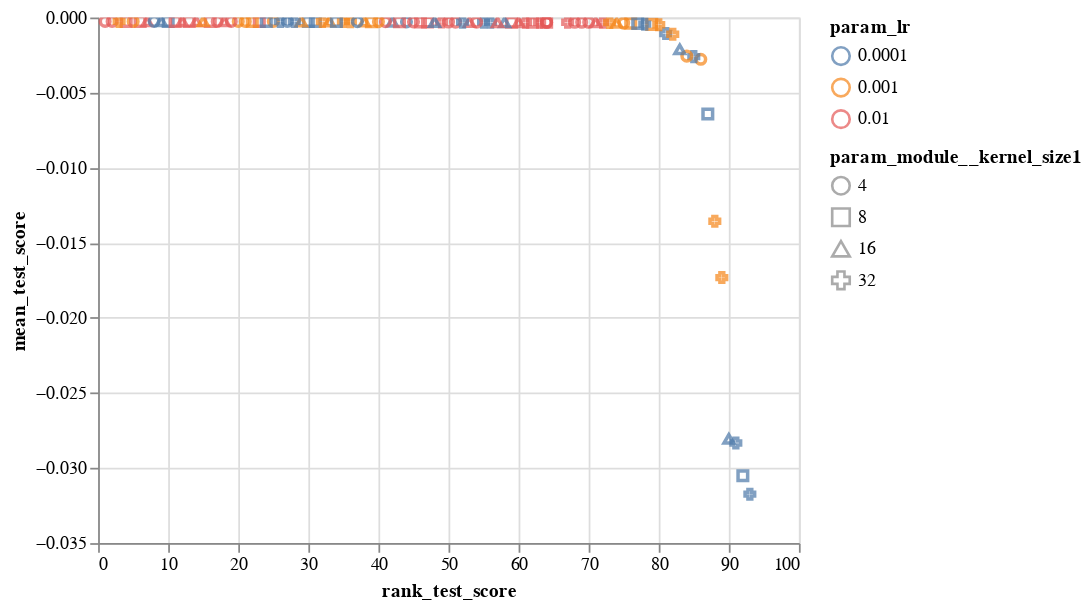

This figure's notebook cell:
### Code cell
alt.Chart(sm_res_df).mark_point().encode(
    x='rank_test_score:Q',
    y='mean_test_score:Q',
    color=alt.Color('param_lr:N',scale=alt.Scale(scheme='tableau10')),
#     column='param_module__num_filters:N',
#     detail='model_desc:N',
    shape="param_module__kernel_size1:N"
    
).interactive()

### Figure 1 — Vega-Lite specification as saved in the notebook (floating-point values rounded to 4 significant figures)
{"config": {"view": {"continuousWidth": 400, "continuousHeight": 300}}, "data": {"name": "data-19f6eb48b0c3970819beb9981ee2a881"}, "mark": "point", "encoding": {"color": {"type": "nominal", "field": "param_lr", "scale": {"scheme": "tableau10"}}, "shape": {"type": "nominal", "field": "param_module__kernel_size1"}, "x": {"type": "quantitative", "field": "rank_test_score"}, "y": {"type": "quantitative", "field": "mean_test_score"}}, "selection": {"selector003": {"type": "interval", "bind": "scales", "encodings": ["x", "y"]}}, "$schema": "https://vega.github.io/schema/vega-lite/v4.8.1.json", "datasets": {"data-19f6eb48b0c3970819beb9981ee2a881": [{"rank_test_score": 68, "mean_test_score": -0.0003175, "param_module__num_filters1": 64, "param_module__num_filters2": 128, "param_module__kernel_size1": 4, "param_module__kernel_size2": 16, "param_lr": 0.01, "param_module__fc_node_num1": 10, "opt_name": "RMSprop"}, {"rank_test_score": 86, "mean_test_score": -0.002781, "param_module__num_filters1": 16, "param_module__num_filters2": 32, "param_module__kernel_size1": 4, "param_module__kernel_size2": 32, "param_lr": 0.001, "param_module__fc_node_num1": 50, "opt_name": "SGD"}, {"rank_test_score": 12, "mean_test_score": -0.0002583, "param_module__num_filters1": 32, "param_module__num_filters2": 64, "param_module__kernel_size1": 16, "param_module__kernel_size2": 4, "param_lr": 0.01, "param_module__fc_node_num1": 10, "opt_name": "Adam"}, {"rank_test_score": 6, "mean_test_score": -0.0002577, "param_module__num_filters1": 128, "param_module__num_filters2": 32, "param_module__kernel_size1": 8, "param_module__kernel_size2": 32, "param_lr": 0.01, "param_module__fc_node_num1": 100, "opt_name": "AdamW"}, {"rank_test_score": 38, "mean_test_score": -0.0002737, "param_module__num_filters1": 16, "param_module__num_filters2": 16, "param_module__kernel_size1": 16, "param_module__kernel_size2": 8, "param_lr": 0.001, "param_module__fc_node_num1": 50, "opt_name": "RMSprop"}, {"rank_test_score": 27, "mean_test_score": -0.000263, "param_module__num_filters1": 32, "param_module__num_filters2": 16, "param_module__kernel_size1": 4, "param_module__kernel_size2": 32, "param_lr": 0.0001, "param_module__fc_node_num1": 10, "opt_name": "RMSprop"}, {"rank_test_score": 56, "mean_test_score": -0.0003131, "param_module__num_filters1": 32, "param_module__num_filters2": 32, "param_module__kernel_size1": 32, "param_module__kernel_size2": 16, "param_lr": 0.0001, "param_module__fc_node_num1": 10, "opt_name": "RMSprop"}, {"rank_test_score": 53, "mean_test_score": -0.0003074, "param_module__num_filters1": 64, "param_module__num_filters2": 32, "param_module__kernel_size1": 16, "param_module__kernel_size2": 8, "param_lr": 0.01, "param_module__fc_node_num1": 50, "opt_name": "RMSprop"}, {"rank_test_score": 87, "mean_test_score": -0.006422, "param_module__num_filters1": 32, "param_module__num_filters2": 128, "param_module__kernel_size1": 8, "param_module__kernel_size2": 8, "param_lr": 0.0001, "param_module__fc_node_num1": 50, "opt_name": "SGD"}, {"rank_test_score": 17, "mean_test_score": -0.0002587, "param_module__num_filters1": 128, "param_module__num_filters2": 64, "param_module__kernel_size1": 4, "param_module__kernel_size2": 16, "param_lr": 0.01, "param_module__fc_node_num1": 500, "opt_name": "Adam"}, {"rank_test_score": 76, "mean_test_score": -0.0003856, "param_module__num_filters1": 16, "param_module__num_filters2": 128, "param_module__kernel_size1": 8, "param_module__kernel_size2": 16, "param_lr": 0.001, "param_module__fc_node_num1": 500, "opt_name": "AdamW"}, {"rank_test_score": 42, "mean_test_score": -0.0002822, "param_module__num_filters1": 32, "param_module__num_filters2": 32, "param_module__kernel_size1": 16, "param_module__kernel_size2": 4, "param_lr": 0.0001, "param_module__fc_node_num1": 100, "opt_name": "RMSprop"}, {"rank_test_score": 71, "mean_test_score": -0.0003183, "param_module__num_filters1": 16, "param_module__num_filters2": 64, "param_module__kernel_size1": 16, "param_module__kernel_size2": 8, "param_lr": 0.01, "param_module__fc_node_num1": 500, "opt_name": "SGD"}, {"rank_test_score": 77, "mean_test_score": -0.0003899, "param_module__num_filters1": 32, "param_module__num_filters2": 64, "param_module__kernel_size1": 8, "param_module__kernel_size2": 8, "param_lr": 0.0001, "param_module__fc_node_num1": 10, "opt_name": "Adam"}, {"rank_test_score": 16, "mean_test_score": -0.0002586, "param_module__num_filters1": 64, "param_module__num_filters2": 128, "param_module__kernel_size1": 8, "param_module__kernel_size2": 8, "param_lr": 0.01, "param_module__fc_node_num1": 10, "opt_name": "AdamW"}, {"rank_test_score": 74, "mean_test_score": -0.0003608, "param_module__num_filters1": 64, "param_module__num_filters2": 64, "param_module__kernel_size1": 16, "param_module__kernel_size2": 4, "param_lr": 0.001, "param_module__fc_node_num1": 100, "opt_name": "AdamW"}, {"rank_test_score": 7, "mean_test_score": -0.0002577, "param_module__num_filters1": 32, "param_module__num_filters2": 64, "param_module__kernel_size1": 16, "param_module__kernel_size2": 32, "param_lr": 0.01, "param_module__fc_node_num1": 100, "opt_name": "AdamW"}, {"rank_test_score": 88, "mean_test_score": -0.01356, "param_module__num_filters1": 16, "param_module__num_filters2": 64, "param_module__kernel_size1": 32, "param_module__kernel_size2": 16, "param_lr": 0.001, "param_module__fc_node_num1": 10, "opt_name": "SGD"}, {"rank_test_score": 70, "mean_test_score": -0.0003176, "param_module__num_filters1": 64, "param_module__num_filters2": 32, "param_module__kernel_size1": 4, "param_module__kernel_size2": 16, "param_lr": 0.01, "param_module__fc_node_num1": 500, "opt_name": "RMSprop"}, {"rank_test_score": 35, "mean_test_score": -0.0002694, "param_module__num_filters1": 64, "param_module__num_filters2": 32, "param_module__kernel_size1": 32, "param_module__kernel_size2": 32, "param_lr": 0.001, "param_module__fc_node_num1": 50, "opt_name": "AdamW"}, {"rank_test_score": 50, "mean_test_score": -0.0003031, "param_module__num_filters1": 16, "param_module__num_filters2": 32, "param_module__kernel_size1": 4, "param_module__kernel_size2": 8, "param_lr": 0.01, "param_module__fc_node_num1": 50, "opt_name": "SGD"}, {"rank_test_score": 46, "mean_test_score": -0.0002927, "param_module__num_filters1": 128, "param_module__num_filters2": 16, "param_module__kernel_size1": 8, "param_module__kernel_size2": 16, "param_lr": 0.01, "param_module__fc_node_num1": 50, "opt_name": "SGD"}, {"rank_test_score": 63, "mean_test_score": -0.0003175, "param_module__num_filters1": 128, "param_module__num_filters2": 128, "param_module__kernel_size1": 32, "param_module__kernel_size2": 8, "param_lr": 0.01, "param_module__fc_node_num1": 50, "opt_name": "RMSprop"}, {"rank_test_score": 59, "mean_test_score": -0.0003174, "param_module__num_filters1": 16, "param_module__num_filters2": 32, "param_module__kernel_size1": 8, "param_module__kernel_size2": 16, "param_lr": 0.01, "param_module__fc_node_num1": 10, "opt_name": "RMSprop"}, {"rank_test_score": 85, "mean_test_score": -0.002602, "param_module__num_filters1": 64, "param_module__num_filters2": 128, "param_module__kernel_size1": 32, "param_module__kernel_size2": 16, "param_lr": 0.0001, "param_module__fc_node_num1": 100, "opt_name": "SGD"}, {"rank_test_score": 64, "mean_test_score": -0.0003175, "param_module__num_filters1": 16, "param_module__num_filters2": 64, "param_module__kernel_size1": 4, "param_module__kernel_size2": 8, "param_lr": 0.01, "param_module__fc_node_num1": 50, "opt_name": "RMSprop"}, {"rank_test_score": 72, "mean_test_score": -0.0003187, "param_module__num_filters1": 128, "param_module__num_filters2": 32, "param_module__kernel_size1": 32, "param_module__kernel_size2": 4, "param_lr": 0.01, "param_module__fc_node_num1": 100, "opt_name": "RMSprop"}, {"rank_test_score": 5, "mean_test_score": -0.0002577, "param_module__num_filters1": 128, "param_module__num_filters2": 64, "param_module__kernel_size1": 4, "param_module__kernel_size2": 32, "param_lr": 0.001, "param_module__fc_node_num1": 100, "opt_name": "AdamW"}, {"rank_test_score": 44, "mean_test_score": -0.000287, "param_module__num_filters1": 16, "param_module__num_filters2": 32, "param_module__kernel_size1": 4, "param_module__kernel_size2": 4, "param_lr": 0.0001, "param_module__fc_node_num1": 500, "opt_name": "AdamW"}, {"rank_test_score": 36, "mean_test_score": -0.0002733, "param_module__num_filters1": 32, "param_module__num_filters2": 16, "param_module__kernel_size1": 32, "param_module__kernel_size2": 4, "param_lr": 0.001, "param_module__fc_node_num1": 500, "opt_name": "RMSprop"}, {"rank_test_score": 79, "mean_test_score": -0.0004587, "param_module__num_filters1": 128, "param_module__num_filters2": 128, "param_module__kernel_size1": 8, "param_module__kernel_size2": 16, "param_lr": 0.001, "param_module__fc_node_num1": 500, "opt_name": "SGD"}, {"rank_test_score": 45, "mean_test_score": -0.0002893, "param_module__num_filters1": 64, "param_module__num_filters2": 128, "param_module__kernel_size1": 4, "param_module__kernel_size2": 4, "param_lr": 0.01, "param_module__fc_node_num1": 500, "opt_name": "SGD"}, {"rank_test_score": 60, "mean_test_score": -0.0003175, "param_module__num_filters1": 128, "param_module__num_filters2": 128, "param_module__kernel_size1": 16, "param_module__kernel_size2": 16, "param_lr": 0.01, "param_module__fc_node_num1": 500, "opt_name": "RMSprop"}, {"rank_test_score": 31, "mean_test_score": -0.0002649, "param_module__num_filters1": 16, "param_module__num_filters2": 32, "param_module__kernel_size1": 8, "param_module__kernel_size2": 8, "param_lr": 0.0001, "param_module__fc_node_num1": 50, "opt_name": "Adam"}, {"rank_test_score": 81, "mean_test_score": -0.001063, "param_module__num_filters1": 128, "param_module__num_filters2": 64, "param_module__kernel_size1": 32, "param_module__kernel_size2": 4, "param_lr": 0.0001, "param_module__fc_node_num1": 500, "opt_name": "SGD"}, {"rank_test_score": 84, "mean_test_score": -0.002568, "param_module__num_filters1": 32, "param_module__num_filters2": 64, "param_module__kernel_size1": 4, "param_module__kernel_size2": 16, "param_lr": 0.001, "param_module__fc_node_num1": 50, "opt_name": "SGD"}, {"rank_test_score": 64, "mean_test_score": -0.0003175, "param_module__num_filters1": 128, "param_module__num_filters2": 32, "param_module__kernel_size1": 4, "param_module__kernel_size2": 16, "param_lr": 0.01, "param_module__fc_node_num1": 10, "opt_name": "RMSprop"}, {"rank_test_score": 2, "mean_test_score": -0.0002576, "param_module__num_filters1": 128, "param_module__num_filters2": 16, "param_module__kernel_size1": 4, "param_module__kernel_size2": 8, "param_lr": 0.01, "param_module__fc_node_num1": 500, "opt_name": "SGD"}, {"rank_test_score": 9, "mean_test_score": -0.000258, "param_module__num_filters1": 128, "param_module__num_filters2": 64, "param_module__kernel_size1": 16, "param_module__kernel_size2": 32, "param_lr": 0.0001, "param_module__fc_node_num1": 10, "opt_name": "RMSprop"}, {"rank_test_score": 1, "mean_test_score": -0.0002576, "param_module__num_filters1": 128, "param_module__num_filters2": 128, "param_module__kernel_size1": 4, "param_module__kernel_size2": 16, "param_lr": 0.01, "param_module__fc_node_num1": 500, "opt_name": "Adam"}, {"rank_test_score": 80, "mean_test_score": -0.0004828, "param_module__num_filters1": 16, "param_module__num_filters2": 16, "param_module__kernel_size1": 32, "param_module__kernel_size2": 32, "param_lr": 0.001, "param_module__fc_node_num1": 500, "opt_name": "SGD"}, {"rank_test_score": 10, "mean_test_score": -0.0002581, "param_module__num_filters1": 64, "param_module__num_filters2": 16, "param_module__kernel_size1": 8, "param_module__kernel_size2": 4, "param_lr": 0.0001, "param_module__fc_node_num1": 10, "opt_name": "AdamW"}, {"rank_test_score": 92, "mean_test_score": -0.03051, "param_module__num_filters1": 128, "param_module__num_filters2": 64, "param_module__kernel_size1": 8, "param_module__kernel_size2": 4, "param_lr": 0.0001, "param_module__fc_node_num1": 10, "opt_name": "SGD"}, {"rank_test_score": 94, "mean_test_score": null, "param_module__num_filters1": 16, "param_module__num_filters2": 64, "param_module__kernel_size1": 4, "param_module__kernel_size2": 32, "param_lr": 0.0001, "param_module__fc_node_num1": 100, "opt_name": "Adam"}, {"rank_test_score": 99, "mean_test_score": null, "param_module__num_filters1": 16, "param_module__num_filters2": 128, "param_module__kernel_size1": 8, "param_module__kernel_size2": 32, "param_lr": 0.01, "param_module__fc_node_num1": 50, "opt_name": "AdamW"}, {"rank_test_score": 93, "mean_test_score": -0.03174, "param_module__num_filters1": 16, "param_module__num_filters2": 32, "param_module__kernel_size1": 32, "param_module__kernel_size2": 4, "param_lr": 0.0001, "param_module__fc_node_num1": 10, "opt_name": "SGD"}, {"rank_test_score": 4, "mean_test_score": -0.0002577, "param_module__num_filters1": 64, "param_module__num_filters2": 128, "param_module__kernel_size1": 8, "param_module__kernel_size2": 32, "param_lr": 0.01, "param_module__fc_node_num1": 100, "opt_name": "AdamW"}, {"rank_test_score": 78, "mean_test_score": -0.0004366, "param_module__num_filters1": 32, "param_module__num_filters2": 32, "param_module__kernel_size1": 32, "param_module__kernel_size2": 8, "param_lr": 0.0001, "param_module__fc_node_num1": 500, "opt_name": "RMSprop"}, {"rank_test_score": 95, "mean_test_score": null, "param_module__num_filters1": 64, "param_module__num_filters2": 16, "param_module__kernel_size1": 8, "param_module__kernel_size2": 32, "param_lr": 0.0001, "param_module__fc_node_num1": 500, "opt_name": "RMSprop"}, {"rank_test_score": 51, "mean_test_score": -0.000305, "param_module__num_filters1": 16, "param_module__num_filters2": 16, "param_module__kernel_size1": 4, "param_module__kernel_size2": 32, "param_lr": 0.01, "param_module__fc_node_num1": 50, "opt_name": "RMSprop"}, {"rank_test_score": 75, "mean_test_score": -0.0003721, "param_module__num_filters1": 16, "param_module__num_filters2": 64, "param_module__kernel_size1": 4, "param_module__kernel_size2": 8, "param_lr": 0.001, "param_module__fc_node_num1": 500, "opt_name": "SGD"}, {"rank_test_score": 32, "mean_test_score": -0.0002649, "param_module__num_filters1": 32, "param_module__num_filters2": 16, "param_module__kernel_size1": 32, "param_module__kernel_size2": 8, "param_lr": 0.001, "param_module__fc_node_num1": 500, "opt_name": "RMSprop"}, {"rank_test_score": 89, "mean_test_score": -0.01732, "param_module__num_filters1": 128, "param_module__num_filters2": 16, "param_module__kernel_size1": 32, "param_module__kernel_size2": 16, "param_lr": 0.001, "param_module__fc_node_num1": 10, "opt_name": "SGD"}, {"rank_test_score": 96, "mean_test_score": null, "param_module__num_filters1": 16, "param_module__num_filters2": 16, "param_module__kernel_size1": 16, "param_module__kernel_size2": 32, "param_lr": 0.0001, "param_module__fc_node_num1": 50, "opt_name": "SGD"}, {"rank_test_score": 43, "mean_test_score": -0.0002861, "param_module__num_filters1": 32, "param_module__num_filters2": 16, "param_module__kernel_size1": 8, "param_module__kernel_size2": 16, "param_lr": 0.01, "param_module__fc_node_num1": 100, "opt_name": "SGD"}, {"rank_test_score": 11, "mean_test_score": -0.0002583, "param_module__num_filters1": 128, "param_module__num_filters2": 32, "param_module__kernel_size1": 8, "param_module__kernel_size2": 8, "param_lr": 0.01, "param_module__fc_node_num1": 500, "opt_name": "AdamW"}, {"rank_test_score": 55, "mean_test_score": -0.0003094, "param_module__num_filters1": 32, "param_module__num_filters2": 128, "param_module__kernel_size1": 32, "param_module__kernel_size2": 16, "param_lr": 0.0001, "param_module__fc_node_num1": 50, "opt_name": "RMSprop"}, {"rank_test_score": 39, "mean_test_score": -0.0002771, "param_module__num_filters1": 32, "param_module__num_filters2": 128, "param_module__kernel_size1": 8, "param_module__kernel_size2": 8, "param_lr": 0.001, "param_module__fc_node_num1": 50, "opt_name": "Adam"}, {"rank_test_score": 82, "mean_test_score": -0.001114, "param_module__num_filters1": 64, "param_module__num_filters2": 128, "param_module__kernel_size1": 32, "param_module__kernel_size2": 16, "param_lr": 0.001, "param_module__fc_node_num1": 100, "opt_name": "SGD"}, {"rank_test_score": 83, "mean_test_score": -0.00212, "param_module__num_filters1": 32, "param_module__num_filters2": 128, "param_module__kernel_size1": 16, "param_module__kernel_size2": 8, "param_lr": 0.0001, "param_module__fc_node_num1": 100, "opt_name": "SGD"}, {"rank_test_score": 90, "mean_test_score": -0.02806, "param_module__num_filters1": 128, "param_module__num_filters2": 128, "param_module__kernel_size1": 16, "param_module__kernel_size2": 32, "param_lr": 0.0001, "param_module__fc_node_num1": 10, "opt_name": "SGD"}, {"rank_test_score": 64, "mean_test_score": -0.0003175, "param_module__num_filters1": 32, "param_module__num_filters2": 32, "param_module__kernel_size1": 8, "param_module__kernel_size2": 4, "param_lr": 0.01, "param_module__fc_node_num1": 100, "opt_name": "RMSprop"}, {"rank_test_score": 33, "mean_test_score": -0.0002674, "param_module__num_filters1": 16, "param_module__num_filters2": 64, "param_module__kernel_size1": 16, "param_module__kernel_size2": 4, "param_lr": 0.001, "param_module__fc_node_num1": 500, "opt_name": "AdamW"}, {"rank_test_score": 18, "mean_test_score": -0.000259, "param_module__num_filters1": 64, "param_module__num_filters2": 64, "param_module__kernel_size1": 16, "param_module__kernel_size2": 32, "param_lr": 0.01, "param_module__fc_node_num1": 100, "opt_name": "Adam"}, {"rank_test_score": 67, "mean_test_score": -0.0003175, "param_module__num_filters1": 64, "param_module__num_filters2": 16, "param_module__kernel_size1": 32, "param_module__kernel_size2": 4, "param_lr": 0.01, "param_module__fc_node_num1": 100, "opt_name": "RMSprop"}, {"rank_test_score": 98, "mean_test_score": null, "param_module__num_filters1": 16, "param_module__num_filters2": 16, "param_module__kernel_size1": 8, "param_module__kernel_size2": 32, "param_lr": 0.0001, "param_module__fc_node_num1": 50, "opt_name": "SGD"}, {"rank_test_score": 30, "mean_test_score": -0.0002641, "param_module__num_filters1": 128, "param_module__num_filters2": 128, "param_module__kernel_size1": 8, "param_module__kernel_size2": 4, "param_lr": 0.0001, "param_module__fc_node_num1": 50, "opt_name": "Adam"}, {"rank_test_score": 62, "mean_test_score": -0.0003175, "param_module__num_filters1": 16, "param_module__num_filters2": 32, "param_module__kernel_size1": 8, "param_module__kernel_size2": 16, "param_lr": 0.01, "param_module__fc_node_num1": 50, "opt_name": "RMSprop"}, {"rank_test_score": 69, "mean_test_score": -0.0003175, "param_module__num_filters1": 32, "param_module__num_filters2": 32, "param_module__kernel_size1": 4, "param_module__kernel_size2": 16, "param_lr": 0.01, "param_module__fc_node_num1": 50, "opt_name": "RMSprop"}, {"rank_test_score": 54, "mean_test_score": -0.0003078, "param_module__num_filters1": 32, "param_module__num_filters2": 128, "param_module__kernel_size1": 4, "param_module__kernel_size2": 8, "param_lr": 0.01, "param_module__fc_node_num1": 10, "opt_name": "SGD"}, {"rank_test_score": 41, "mean_test_score": -0.0002812, "param_module__num_filters1": 64, "param_module__num_filters2": 16, "param_module__kernel_size1": 4, "param_module__kernel_size2": 32, "param_lr": 0.01, "param_module__fc_node_num1": 50, "opt_name": "SGD"}, {"rank_test_score": 29, "mean_test_score": -0.0002638, "param_module__num_filters1": 32, "param_module__num_filters2": 32, "param_module__kernel_size1": 16, "param_module__kernel_size2": 16, "param_lr": 0.001, "param_module__fc_node_num1": 50, "opt_name": "Adam"}, {"rank_test_score": 47, "mean_test_score": -0.0002936, "param_module__num_filters1": 64, "param_module__num_filters2": 32, "param_module__kernel_size1": 8, "param_module__kernel_size2": 8, "param_lr": 0.01, "param_module__fc_node_num1": 100, "opt_name": "SGD"}, {"rank_test_score": 28, "mean_test_score": -0.0002633, "param_module__num_filters1": 64, "param_module__num_filters2": 16, "param_module__kernel_size1": 32, "param_module__kernel_size2": 16, "param_lr": 0.0001, "param_module__fc_node_num1": 10, "opt_name": "RMSprop"}, {"rank_test_score": 58, "mean_test_score": -0.0003165, "param_module__num_filters1": 16, "param_module__num_filters2": 16, "param_module__kernel_size1": 16, "param_module__kernel_size2": 8, "param_lr": 0.0001, "param_module__fc_node_num1": 100, "opt_name": "RMSprop"}, {"rank_test_score": 49, "mean_test_score": -0.0002992, "param_module__num_filters1": 128, "param_module__num_filters2": 64, "param_module__kernel_size1": 32, "param_module__kernel_size2": 8, "param_lr": 0.01, "param_module__fc_node_num1": 500, "opt_name": "RMSprop"}, {"rank_test_score": 25, "mean_test_score": -0.0002618, "param_module__num_filters1": 32, "param_module__num_filters2": 64, "param_module__kernel_size1": 4, "param_module__kernel_size2": 32, "param_lr": 0.001, "param_module__fc_node_num1": 50, "opt_name": "RMSprop"}, {"rank_test_score": 13, "mean_test_score": -0.0002585, "param_module__num_filters1": 64, "param_module__num_filters2": 16, "param_module__kernel_size1": 8, "param_module__kernel_size2": 32, "param_lr": 0.01, "param_module__fc_node_num1": 10, "opt_name": "Adam"}, {"rank_test_score": 52, "mean_test_score": -0.0003055, "param_module__num_filters1": 32, "param_module__num_filters2": 64, "param_module__kernel_size1": 32, "param_module__kernel_size2": 16, "param_lr": 0.0001, "param_module__fc_node_num1": 100, "opt_name": "RMSprop"}, {"rank_test_score": 37, "mean_test_score": -0.0002734, "param_module__num_filters1": 64, "param_module__num_filters2": 16, "param_module__kernel_size1": 4, "param_module__kernel_size2": 4, "param_lr": 0.0001, "param_module__fc_node_num1": 10, "opt_name": "Adam"}, {"rank_test_score": 20, "mean_test_score": -0.0002597, "param_module__num_filters1": 128, "param_module__num_filters2": 64, "param_module__kernel_size1": 4, "param_module__kernel_size2": 8, "param_lr": 0.001, "param_module__fc_node_num1": 500, "opt_name": "RMSprop"}, {"rank_test_score": 23, "mean_test_score": -0.0002609, "param_module__num_filters1": 32, "param_module__num_filters2": 128, "param_module__kernel_size1": 8, "param_module__kernel_size2": 4, "param_lr": 0.01, "param_module__fc_node_num1": 50, "opt_name": "AdamW"}, {"rank_test_score": 14, "mean_test_score": -0.0002585, "param_module__num_filters1": 128, "param_module__num_filters2": 64, "param_module__kernel_size1": 16, "param_module__kernel_size2": 16, "param_lr": 0.01, "param_module__fc_node_num1": 500, "opt_name": "Adam"}, {"rank_test_score": 15, "mean_test_score": -0.0002586, "param_module__num_filters1": 64, "param_module__num_filters2": 32, "param_module__kernel_size1": 16, "param_module__kernel_size2": 32, "param_lr": 0.001, "param_module__fc_node_num1": 100, "opt_name": "Adam"}, {"rank_test_score": 100, "mean_test_score": null, "param_module__num_filters1": 32, "param_module__num_filters2": 128, "param_module__kernel_size1": 32, "param_module__kernel_size2": 32, "param_lr": 0.01, "param_module__fc_node_num1": 10, "opt_name": "Adam"}, {"rank_test_score": 73, "mean_test_score": -0.0003286, "param_module__num_filters1": 32, "param_module__num_filters2": 16, "param_module__kernel_size1": 32, "param_module__kernel_size2": 32, "param_lr": 0.001, "param_module__fc_node_num1": 50, "opt_name": "Adam"}, {"rank_test_score": 61, "mean_test_score": -0.0003175, "param_module__num_filters1": 128, "param_module__num_filters2": 128, "param_module__kernel_size1": 32, "param_module__kernel_size2": 8, "param_lr": 0.01, "param_module__fc_node_num1": 50, "opt_name": "RMSprop"}, {"rank_test_score": 22, "mean_test_score": -0.0002605, "param_module__num_filters1": 32, "param_module__num_filters2": 128, "param_module__kernel_size1": 8, "param_module__kernel_size2": 16, "param_lr": 0.001, "param_module__fc_node_num1": 50, "opt_name": "RMSprop"}, {"rank_test_score": 19, "mean_test_score": -0.0002594, "param_module__num_filters1": 16, "param_module__num_filters2": 16, "param_module__kernel_size1": 4, "param_module__kernel_size2": 16, "param_lr": 0.01, "param_module__fc_node_num1": 50, "opt_name": "AdamW"}, {"rank_test_score": 40, "mean_test_score": -0.0002794, "param_module__num_filters1": 32, "param_module__num_filters2": 16, "param_module__kernel_size1": 4, "param_module__kernel_size2": 8, "param_lr": 0.001, "param_module__fc_node_num1": 50, "opt_name": "RMSprop"}, {"rank_test_score": 3, "mean_test_score": -0.0002576, "param_module__num_filters1": 128, "param_module__num_filters2": 16, "param_module__kernel_size1": 32, "param_module__kernel_size2": 16, "param_lr": 0.001, "param_module__fc_node_num1": 500, "opt_name": "AdamW"}, {"rank_test_score": 24, "mean_test_score": -0.0002611, "param_module__num_filters1": 32, "param_module__num_filters2": 16, "param_module__kernel_size1": 8, "param_module__kernel_size2": 16, "param_lr": 0.0001, "param_module__fc_node_num1": 10, "opt_name": "AdamW"}, {"rank_test_score": 8, "mean_test_score": -0.0002578, "param_module__num_filters1": 32, "param_module__num_filters2": 32, "param_module__kernel_size1": 4, "param_module__kernel_size2": 4, "param_lr": 0.0001, "param_module__fc_node_num1": 100, "opt_name": "Adam"}, {"rank_test_score": 48, "mean_test_score": -0.0002991, "param_module__num_filters1": 16, "param_module__num_filters2": 16, "param_module__kernel_size1": 16, "param_module__kernel_size2": 8, "param_lr": 0.0001, "param_module__fc_node_num1": 500, "opt_name": "RMSprop"}, {"rank_test_score": 97, "mean_test_score": null, "param_module__num_filters1": 16, "param_module__num_filters2": 64, "param_module__kernel_size1": 4, "param_module__kernel_size2": 32, "param_lr": 0.0001, "param_module__fc_node_num1": 100, "opt_name": "RMSprop"}, {"rank_test_score": 26, "mean_test_score": -0.0002623, "param_module__num_filters1": 128, "param_module__num_filters2": 64, "param_module__kernel_size1": 32, "param_module__kernel_size2": 16, "param_lr": 0.0001, "param_module__fc_node_num1": 50, "opt_name": "AdamW"}, {"rank_test_score": 21, "mean_test_score": -0.0002599, "param_module__num_filters1": 64, "param_module__num_filters2": 128, "param_module__kernel_size1": 4, "param_module__kernel_size2": 4, "param_lr": 0.001, "param_module__fc_node_num1": 10, "opt_name": "RMSprop"}, {"rank_test_score": 91, "mean_test_score": -0.02833, "param_module__num_filters1": 32, "param_module__num_filters2": 16, "param_module__kernel_size1": 32, "param_module__kernel_size2": 4, "param_lr": 0.0001, "param_module__fc_node_num1": 10, "opt_name": "SGD"}, {"rank_test_score": 57, "mean_test_score": -0.0003135, "param_module__num_filters1": 16, "param_module__num_filters2": 128, "param_module__kernel_size1": 16, "param_module__kernel_size2": 4, "param_lr": 0.01, "param_module__fc_node_num1": 100, "opt_name": "SGD"}, {"rank_test_score": 34, "mean_test_score": -0.0002679, "param_module__num_filters1": 32, "param_module__num_filters2": 128, "param_module__kernel_size1": 8, "param_module__kernel_size2": 8, "param_lr": 0.0001, "param_module__fc_node_num1": 10, "opt_name": "Adam"}]}}
